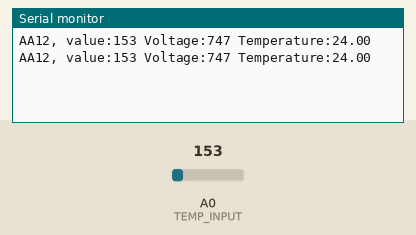
Recording of a sketch running on a simulated Arduino Uno, built with avr-gcc and run on an emulated ATmega328P. Shown: the last lines printed to the serial monitor. The inputs (shaded band) are chosen by the test bench; at power-on: A0 (TEMP_INPUT) = 153.

Above: at 1.8 s.
1.9 s: A0 (TEMP_INPUT) set to 165
At 2.8 s:
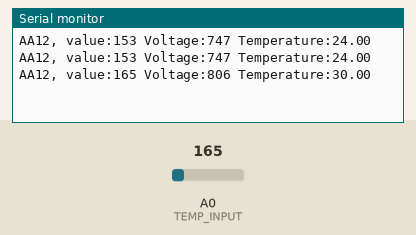
3.4 s: A0 (TEMP_INPUT) set to 175
At 4.7 s:
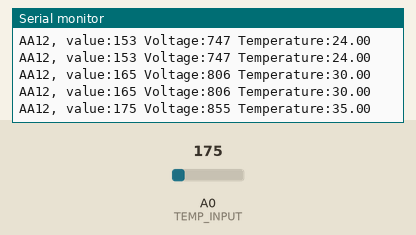
Timing chart, 0 to 6.4 s (numbered marks = the images above; inputs shaded):
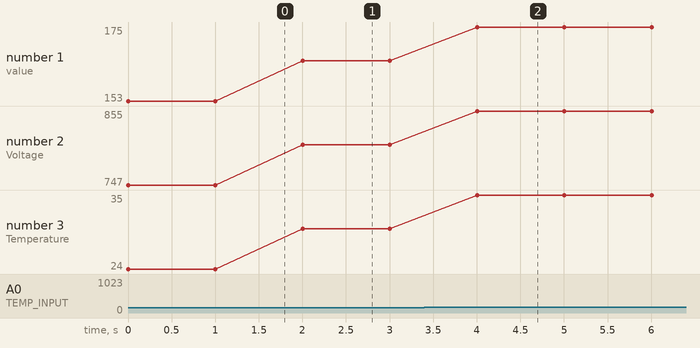

The sketch:

tmp36_start.ino
```cpp
//
// AA00, TMP36 sensor
//

#define TEMP_INPUT 0
// or  int TEMP_INPUT = 0;

void setup() {
  Serial.begin(9600);
}

void loop() {
   //getting the voltage reading from the temperature sensor
  int value = analogRead(TEMP_INPUT);
  Serial.print("AA12, value:");
  Serial.print(value);
  int voltage = 5000.0*value/1023.0;
  Serial.print(" Voltage:");
  Serial.print(voltage);
  float temperature = (voltage-500)/10;
  Serial.print(" Temperature:");
  Serial.println(temperature);
    // Print value
  delay(1000);
}
```

Measured:
- after the input at 1.9 s, the serial monitor: prints a new line after 0.10 s (image 1)
- after the input at 3.4 s, the serial monitor: prints a new line after 0.61 s (image 2)
- plotted number 1: 153 → 165 after the input at 1.9 s, 165 → 175 after the input at 3.4 s
- plotted number 2: 747 → 806 after the input at 1.9 s, 806 → 855 after the input at 3.4 s
- plotted number 3: 24 → 30 after the input at 1.9 s, 30 → 35 after the input at 3.4 s
